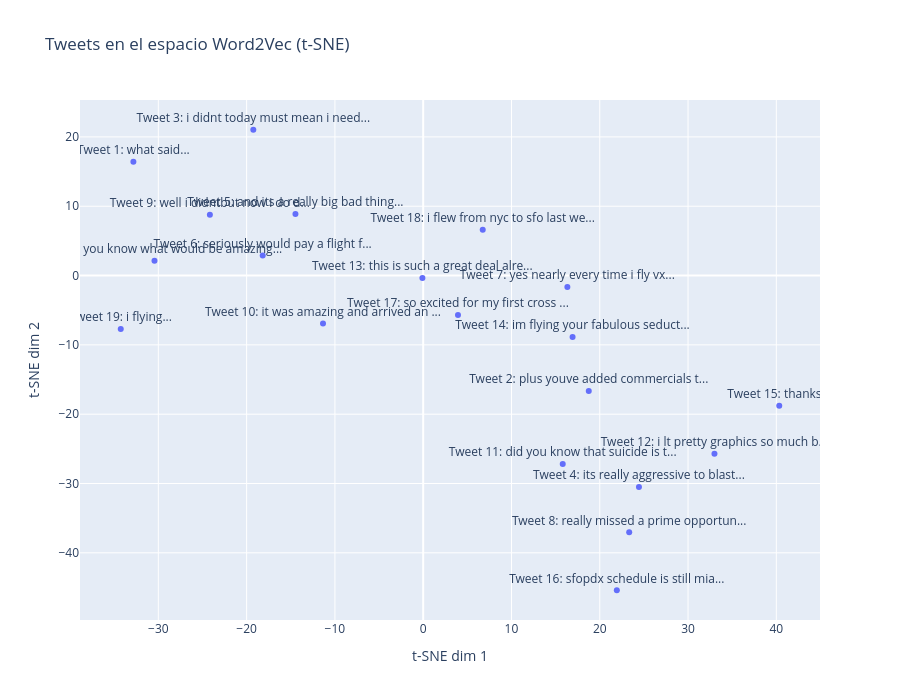

The notebook cell this image was saved under:
### Code cell
# Visualización de los tweets en el espacio Word2Vec usando t-SNE
numero_tweets = 20 # Número de tweets a visualizar

# Reducimos a 2D con t-SNE
tsne_frases = TSNE(n_components=2, random_state=42, perplexity=5)
coords_frases = tsne_frases.fit_transform(emb_w2v[:numero_tweets,])

# Visualización con Plotly
fig = px.scatter(
    x=coords_frases[:,0], y=coords_frases[:,1],
    text=[f"Tweet {i}: {frase[:30]}..." for i, frase in enumerate(tweets_corpus[:numero_tweets], 1)],
    labels={'x': 't-SNE dim 1', 'y': 't-SNE dim 2'},
    title="Tweets en el espacio Word2Vec (t-SNE)"
)
fig.update_traces(textposition='top center')
fig.update_layout(width=900, height=700, showlegend=False)
fig.show()

### Figure 1 — Plotly figure (JSON) as saved in the notebook; plotly's stock layout.template omitted (floating-point values rounded to 4 significant figures)
{"data": [{"hovertemplate": "t-SNE dim 1=%{x}<br>t-SNE dim 2=%{y}<br>text=%{text}<extra></extra>", "legendgroup": "", "marker": {"color": "#636efa", "symbol": "circle"}, "mode": "markers+text", "name": "", "orientation": "v", "showlegend": false, "text": ["Tweet 1: what said...", "Tweet 2: plus youve added commercials t...", "Tweet 3: i didnt today must mean i need...", "Tweet 4: its really aggressive to blast...", "Tweet 5: and its a really big bad thing...", "Tweet 6: seriously would pay a flight f...", "Tweet 7: yes nearly every time i fly vx...", "Tweet 8: really missed a prime opportun...", "Tweet 9: well i didntbut now i do d...", "Tweet 10: it was amazing and arrived an ...", "Tweet 11: did you know that suicide is t...", "Tweet 12: i lt pretty graphics so much b...", "Tweet 13: this is such a great deal alre...", "Tweet 14: im flying your fabulous seduct...", "Tweet 15: thanks...", "Tweet 16: sfopdx schedule is still mia...", "Tweet 17: so excited for my first cross ...", "Tweet 18: i flew from nyc to sfo last we...", "Tweet 19: i flying...", "Tweet 20: you know what would be amazing..."], "textposition": "top center", "type": "scatter", "x": [-32.83, 18.76, -19.24, 24.44, -14.47, -18.18, 16.33, 23.33, -24.16, -11.35, 15.81, 32.99, -0.08866, 16.92, 40.33, 21.93, 3.94, 6.744, -34.26, -30.44], "xaxis": "x", "y": [16.42, -16.66, 21.04, -30.49, 8.873, 2.899, -1.639, -37.05, 8.786, -6.912, -27.19, -25.72, -0.3446, -8.86, -18.77, -45.4, -5.698, 6.614, -7.701, 2.132], "yaxis": "y"}], "layout": {"height": 700, "legend": {"tracegroupgap": 0}, "showlegend": false, "title": {"text": "Tweets en el espacio Word2Vec (t-SNE)"}, "width": 900, "xaxis": {"anchor": "y", "domain": [0, 1], "title": {"text": "t-SNE dim 1"}}, "yaxis": {"anchor": "x", "domain": [0, 1], "title": {"text": "t-SNE dim 2"}}}}
